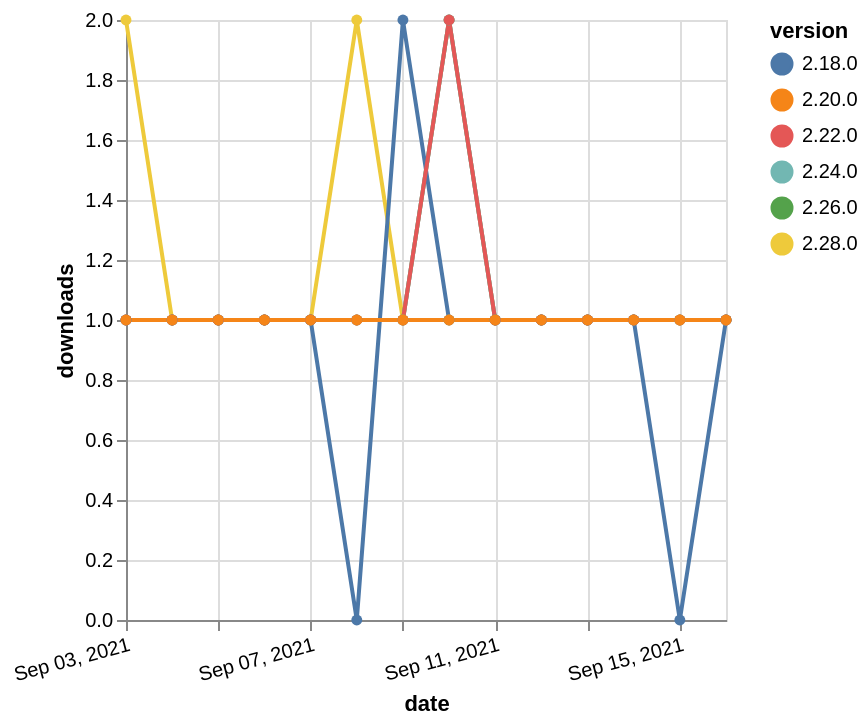

Write the Vega-Lite specification saved for this chart.
### Vega-Lite specification from a JSON file in a GitHub repository (floating-point values rounded to 4 significant figures)
{"$schema": "https://vega.github.io/schema/vega-lite/v5.json", "description": "A simple bar chart with embedded data.", "data": {"values": [{"date": "2021-09-03", "total": 115, "delta": 2, "version": "2.28.0"}, {"date": "2021-09-04", "total": 116, "delta": 1, "version": "2.28.0"}, {"date": "2021-09-05", "total": 117, "delta": 1, "version": "2.28.0"}, {"date": "2021-09-06", "total": 118, "delta": 1, "version": "2.28.0"}, {"date": "2021-09-07", "total": 119, "delta": 1, "version": "2.28.0"}, {"date": "2021-09-08", "total": 121, "delta": 2, "version": "2.28.0"}, {"date": "2021-09-09", "total": 122, "delta": 1, "version": "2.28.0"}, {"date": "2021-09-10", "total": 123, "delta": 1, "version": "2.28.0"}, {"date": "2021-09-11", "total": 124, "delta": 1, "version": "2.28.0"}, {"date": "2021-09-12", "total": 125, "delta": 1, "version": "2.28.0"}, {"date": "2021-09-13", "total": 126, "delta": 1, "version": "2.28.0"}, {"date": "2021-09-14", "total": 127, "delta": 1, "version": "2.28.0"}, {"date": "2021-09-15", "total": 128, "delta": 1, "version": "2.28.0"}, {"date": "2021-09-16", "total": 129, "delta": 1, "version": "2.28.0"}, {"date": "2021-09-03", "total": 161, "delta": 1, "version": "2.26.0"}, {"date": "2021-09-04", "total": 162, "delta": 1, "version": "2.26.0"}, {"date": "2021-09-05", "total": 163, "delta": 1, "version": "2.26.0"}, {"date": "2021-09-06", "total": 164, "delta": 1, "version": "2.26.0"}, {"date": "2021-09-07", "total": 165, "delta": 1, "version": "2.26.0"}, {"date": "2021-09-08", "total": 166, "delta": 1, "version": "2.26.0"}, {"date": "2021-09-09", "total": 167, "delta": 1, "version": "2.26.0"}, {"date": "2021-09-10", "total": 169, "delta": 2, "version": "2.26.0"}, {"date": "2021-09-11", "total": 170, "delta": 1, "version": "2.26.0"}, {"date": "2021-09-12", "total": 171, "delta": 1, "version": "2.26.0"}, {"date": "2021-09-13", "total": 172, "delta": 1, "version": "2.26.0"}, {"date": "2021-09-14", "total": 173, "delta": 1, "version": "2.26.0"}, {"date": "2021-09-15", "total": 174, "delta": 1, "version": "2.26.0"}, {"date": "2021-09-16", "total": 175, "delta": 1, "version": "2.26.0"}, {"date": "2021-09-03", "total": 146, "delta": 1, "version": "2.24.0"}, {"date": "2021-09-04", "total": 147, "delta": 1, "version": "2.24.0"}, {"date": "2021-09-05", "total": 148, "delta": 1, "version": "2.24.0"}, {"date": "2021-09-06", "total": 149, "delta": 1, "version": "2.24.0"}, {"date": "2021-09-07", "total": 150, "delta": 1, "version": "2.24.0"}, {"date": "2021-09-08", "total": 151, "delta": 1, "version": "2.24.0"}, {"date": "2021-09-09", "total": 152, "delta": 1, "version": "2.24.0"}, {"date": "2021-09-10", "total": 154, "delta": 2, "version": "2.24.0"}, {"date": "2021-09-11", "total": 155, "delta": 1, "version": "2.24.0"}, {"date": "2021-09-12", "total": 156, "delta": 1, "version": "2.24.0"}, {"date": "2021-09-13", "total": 157, "delta": 1, "version": "2.24.0"}, {"date": "2021-09-14", "total": 158, "delta": 1, "version": "2.24.0"}, {"date": "2021-09-15", "total": 159, "delta": 1, "version": "2.24.0"}, {"date": "2021-09-16", "total": 160, "delta": 1, "version": "2.24.0"}, {"date": "2021-09-03", "total": 222, "delta": 1, "version": "2.18.0"}, {"date": "2021-09-04", "total": 223, "delta": 1, "version": "2.18.0"}, {"date": "2021-09-05", "total": 224, "delta": 1, "version": "2.18.0"}, {"date": "2021-09-06", "total": 225, "delta": 1, "version": "2.18.0"}, {"date": "2021-09-07", "total": 226, "delta": 1, "version": "2.18.0"}, {"date": "2021-09-08", "total": 226, "delta": 0, "version": "2.18.0"}, {"date": "2021-09-09", "total": 228, "delta": 2, "version": "2.18.0"}, {"date": "2021-09-10", "total": 229, "delta": 1, "version": "2.18.0"}, {"date": "2021-09-11", "total": 230, "delta": 1, "version": "2.18.0"}, {"date": "2021-09-12", "total": 231, "delta": 1, "version": "2.18.0"}, {"date": "2021-09-13", "total": 232, "delta": 1, "version": "2.18.0"}, {"date": "2021-09-14", "total": 233, "delta": 1, "version": "2.18.0"}, {"date": "2021-09-15", "total": 233, "delta": 0, "version": "2.18.0"}, {"date": "2021-09-16", "total": 234, "delta": 1, "version": "2.18.0"}, {"date": "2021-09-03", "total": 166, "delta": 1, "version": "2.22.0"}, {"date": "2021-09-04", "total": 167, "delta": 1, "version": "2.22.0"}, {"date": "2021-09-05", "total": 168, "delta": 1, "version": "2.22.0"}, {"date": "2021-09-06", "total": 169, "delta": 1, "version": "2.22.0"}, {"date": "2021-09-07", "total": 170, "delta": 1, "version": "2.22.0"}, {"date": "2021-09-08", "total": 171, "delta": 1, "version": "2.22.0"}, {"date": "2021-09-09", "total": 172, "delta": 1, "version": "2.22.0"}, {"date": "2021-09-10", "total": 174, "delta": 2, "version": "2.22.0"}, {"date": "2021-09-11", "total": 175, "delta": 1, "version": "2.22.0"}, {"date": "2021-09-12", "total": 176, "delta": 1, "version": "2.22.0"}, {"date": "2021-09-13", "total": 177, "delta": 1, "version": "2.22.0"}, {"date": "2021-09-14", "total": 178, "delta": 1, "version": "2.22.0"}, {"date": "2021-09-15", "total": 179, "delta": 1, "version": "2.22.0"}, {"date": "2021-09-16", "total": 180, "delta": 1, "version": "2.22.0"}, {"date": "2021-09-03", "total": 179, "delta": 1, "version": "2.20.0"}, {"date": "2021-09-04", "total": 180, "delta": 1, "version": "2.20.0"}, {"date": "2021-09-05", "total": 181, "delta": 1, "version": "2.20.0"}, {"date": "2021-09-06", "total": 182, "delta": 1, "version": "2.20.0"}, {"date": "2021-09-07", "total": 183, "delta": 1, "version": "2.20.0"}, {"date": "2021-09-08", "total": 184, "delta": 1, "version": "2.20.0"}, {"date": "2021-09-09", "total": 185, "delta": 1, "version": "2.20.0"}, {"date": "2021-09-10", "total": 186, "delta": 1, "version": "2.20.0"}, {"date": "2021-09-11", "total": 187, "delta": 1, "version": "2.20.0"}, {"date": "2021-09-12", "total": 188, "delta": 1, "version": "2.20.0"}, {"date": "2021-09-13", "total": 189, "delta": 1, "version": "2.20.0"}, {"date": "2021-09-14", "total": 190, "delta": 1, "version": "2.20.0"}, {"date": "2021-09-15", "total": 191, "delta": 1, "version": "2.20.0"}, {"date": "2021-09-16", "total": 192, "delta": 1, "version": "2.20.0"}]}, "width": "container", "mark": {"type": "line", "point": {"filled": true}}, "encoding": {"x": {"field": "date", "type": "temporal", "timeUnit": "yearmonthdate", "title": "date", "axis": {"labelAngle": -15}}, "y": {"field": "delta", "type": "quantitative", "title": "downloads"}, "color": {"field": "version", "type": "nominal"}, "tooltip": {"field": "delta"}}}
